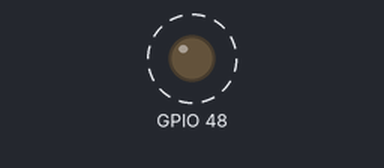
Recording of a sketch running on a simulated ESP32-S3. On the bench: output pins drawn as LEDs (lit = HIGH). Dashed ring = blinking. What the sketch prints to the serial monitor is not drawn.

Above: at 2.0 s.
Timing chart, 0 to 6.1 s (numbered marks = the images above):
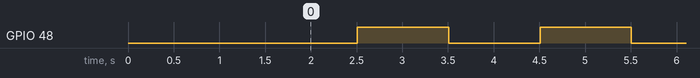

The sketch:

iris_serial_probe.ino
```cpp
/**
 * Serial probe for Lafvin ESP32-S3 + CP210x (UART port).
 *
 * Your only COM is usually: Silicon Labs CP210x (COMx) on the UART Type-C.
 * That maps to Serial0, NOT Serial (USB CDC).
 *
 * Tools:
 *   Port: COM8 (CP210x)
 *   Monitor baud: 115200
 *   USB CDC On Boot: Disabled  (optional but simpler with CP210x-only)
 */

void setup() {
  Serial0.begin(115200);  // CP210x / UART port
  Serial.begin(115200);   // native USB CDC if enabled
  pinMode(LED_BUILTIN, OUTPUT);
  delay(1500);

  Serial0.println("=== probe on Serial0 / CP210x (use this COM) ===");
  Serial.println("=== probe on Serial / USB CDC ===");
  Serial0.flush();
  Serial.flush();
}

void loop() {
  static uint32_t n = 0;
  digitalWrite(LED_BUILTIN, n & 1);
  Serial0.printf("[CP210x/UART0] heartbeat %lu\n", n);
  Serial.printf("[USB-CDC] heartbeat %lu\n", n);
  Serial0.flush();
  Serial.flush();
  n++;
  delay(1000);
}
```

Measured:
- by itself, GPIO 48: alternates HIGH for 1.0 s and LOW for 1.0 s
